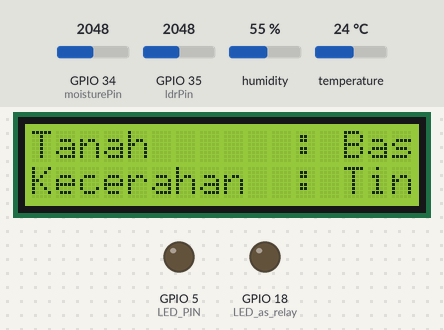
Simulated run of this sketch. Board: ESP32. On the bench: 16×2 character LCD, output pins drawn as LEDs (lit = HIGH). Inputs (shaded band) come from the test bench; at power-on: GPIO 35 (ldrPin) = 2048, GPIO 34 (moisturePin) = 2048, humidity 55 %, temperature 24 °C. WiFi joins after 1.5 s; servers stay silent unless stated; uploads are accepted with an empty reply; what the sketch prints to the serial monitor is not drawn.

Above: at 4.8 s.
4.9 s: GPIO 35 (ldrPin) set to 862
At 7.5 s:
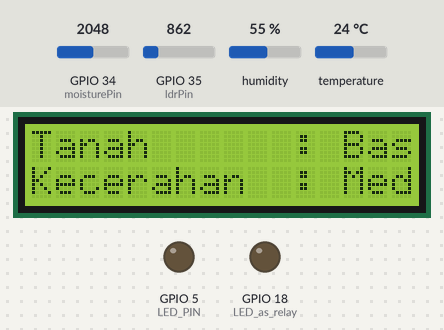
11.6 s: GPIO 35 (ldrPin) set to 751
At 14.6 s:
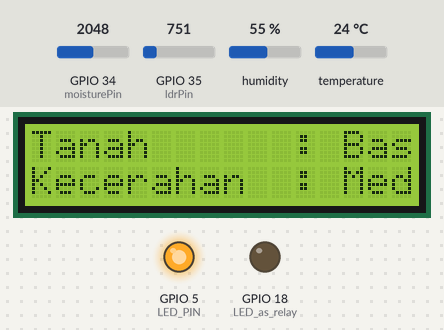
17.5 s: GPIO 34 (moisturePin) set to 371
At 19.7 s:
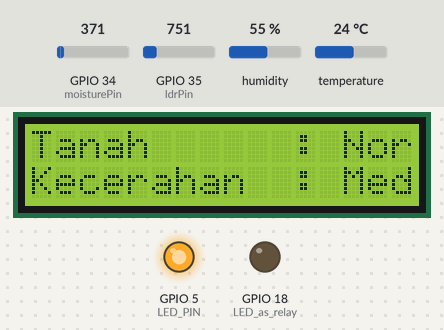
24.2 s: GPIO 34 (moisturePin) set to 315
At 26.8 s:
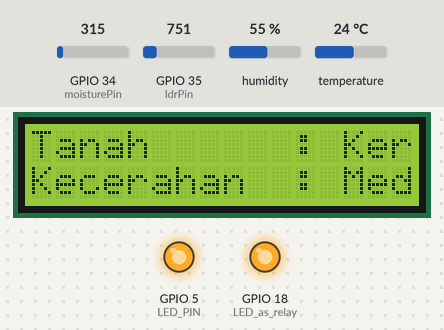
30.9 s: GPIO 35 (ldrPin) set to 1228
At 33.9 s:
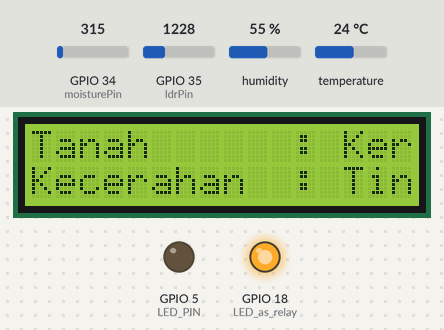
37.2 s: GPIO 35 (ldrPin) set to 122
At 39.1 s:
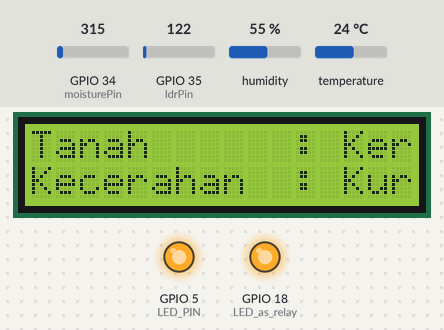
Timing chart, 0 to 40.6 s (numbered marks = the images above; inputs shaded):
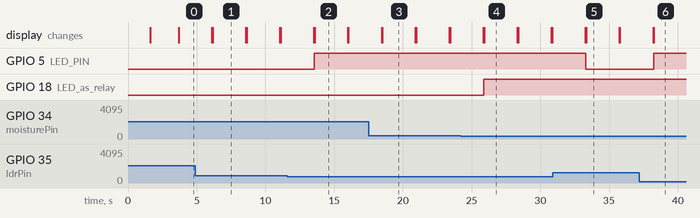

The sketch:

finpro_edspert.ino
```cpp
// Final Project EdSpert Bootcamp IoT
// Judul    : Smart IoT Farming Automation and Monitoring System
// Kelompok : 5

// Referensi kebutuhan cahaya tanaman :
// https://sustainablecampus.unimelb.edu.au/__data/assets/pdf_file/0005/2839190/Indoor-plant-workshop-Light-and-Moisture-Requirements.pdf

#include <Wire.h>
#include <LiquidCrystal_I2C.h>
#include "DHT.h"
#include "WiFi.h"
#include "HTTPClient.h"

#define LED_as_relay 18
#define ldrPin 35
#define DHT_PIN 13
#define DHTTYPE DHT11
#define LED_PIN 5
DHT dht(DHT_PIN, DHT11);
LiquidCrystal_I2C lcd(0x3F,16,2);

// Representasi sensor FC28 dengan menggunakan potentiometer
#define moisturePin 34
float soil_moisture;

unsigned long prevMillis = 0;
const long interval = 1000;
const float gama = 0.7;
const float rl10 = 50;

// Variabel untuk WIFi hotspot dan password
const char* ssid = "rendey";
const char* pass = "300402si";

// Variabel host/server yang menampung aplikasi web dan database
const char* host = "192.168.0.102";

void setup() {
  Serial.begin(115200);
  Serial.flush();
  pinMode(moisturePin, INPUT);
  pinMode(ldrPin, INPUT);
  pinMode(DHT_PIN, INPUT);
  pinMode(LED_PIN, OUTPUT);
  pinMode(LED_as_relay, OUTPUT);

  // Koneksi ke WiFi
  WiFi.begin(ssid, pass);
  Serial.println("Connecting...");
  while(WiFi.status() != WL_CONNECTED){
    Serial.print(".");
    delay(500);
  }
  // Jika berhasil terkoneksi
  Serial.println("Connected");

  Serial.println("Smart Farming System");
  dht.begin();
  lcd.init();
  lcd.backlight();
  lcd.setCursor(0,0);
  lcd.print("Final Project");
  lcd.setCursor(0,1);
  lcd.print("IoT Bootcamp Edspert");
  lcd.setCursor(0,2);
  lcd.print("Smart Farming and");
  lcd.setCursor(0,3);
  lcd.print("Monitoring System");
  delay(2000);
  lcd.clear();
}

void loop() {
  // RTC serial print untuk menampilkan waktu
    //DateTime now = rtc.now();
    //int tahun = now.year() % 100;
    //Serial.println("Tanggal             : " + String() + now.day() + "/" + now.month() + "/" + tahun);
    //Serial.println("Waktu               : " + String() + now.hour() + ":" + now.minute() + ":" + now.second());

  // Data sensor DHT22
    float hum = dht.readHumidity();
    float temp = dht.readTemperature();

  // Data sensor LDR
    int lux = analogRead(ldrPin);
    String luxmsg = lux < 500 ? "Kurang" : lux > 500 && lux < 1000? "Medium" : "Tinggi";

  // Data sensor Soil Moisture FC28
    soil_moisture = ( 100 - ( (analogRead(moisturePin) / 1023.00) * 100 ) );
    String msg = soil_moisture < 33.33 ? "Basah" : soil_moisture > 66.66 ? "Kering" : "Normal";

  // Relay untuk membuka jalur air ke tanaman berdasarkan kondisi kelembaban tanah
  if((soil_moisture > 66.66)){
    digitalWrite(LED_as_relay, HIGH);
  }
  else{
    digitalWrite(LED_as_relay, LOW);
  }

  // Output LCD untuk monitoring kondisi tumbuhan
    // Kondisi Tanah
    lcd.setCursor(0,0);
    lcd.print("Tanah      :");
    lcd.setCursor(13,0);
    lcd.print(msg);

    // Kondisi kecerahan dan terang nyala LED
    if (lux < 807){
      digitalWrite(LED_PIN, HIGH);
      lcd.setCursor(0,1);
      lcd.print("Kecerahan  : ");
      lcd.setCursor(13,1);
      lcd.print(luxmsg);
    }
    else if (lux > 808 && lux < 1614){
      digitalWrite(LED_PIN, LOW);
      lcd.setCursor(0,1);
      lcd.print("Kecerahan  : ");
      lcd.setCursor(13,1);
      lcd.print(luxmsg);
    }
    else{
      digitalWrite(LED_PIN, LOW);
      lcd.setCursor(0,1);
      lcd.print("Kecerahan  : ");
      lcd.setCursor(13,1);
      lcd.print(luxmsg);
    }

   unsigned long currentMillis = millis();
   if (currentMillis - prevMillis >= interval){
      Serial.println("Humidity            : " + String(hum) + " %");
      //Serial.println(hum);
      Serial.println("Temperature         : " + String(temp) + " C");
      //Serial.println(temp);
      Serial.println("Kecerahan           : " + String(lux));
      //Serial.println(lux);
      Serial.println("Soil Moisture Value : " + String(soil_moisture));
      //Serial.println(soil_moisture);
   }
    // Suhu
    //lcd.setCursor(0,2);
    //lcd.print("Suhu       :");
    //lcd.setCursor(13,2);
    //lcd.print(temp);
    //lcd.setCursor(19,2);
    //lcd.print("C");

    // Kelembaban
    //lcd.setCursor(0,3);
    //lcd.print("Kelembaban :");
    //lcd.setCursor(13,3);
    //lcd.print(hum);
    //lcd.setCursor(19,3);
    //lcd.print("%");

  Serial.println("--------------");

  // Kirim data ke server
  WiFiClient client;
  // Inisialisasi port web server 80 (XAMPP)
  const int httpPort = 80;
  if (!client.connect(host, httpPort)){
    Serial.println("Connection Failed");
    return;
  }
  // Kondisi terkoneksi: Kirim data sensor ke database/web
  String Link;
  HTTPClient http;
  Link = "http://" + String(host) + "/multisensor/kirimdata.php?suhu=" + String(temp) + "&kelembaban=" + String(hum) + "&ldr=" + String(lux) + "&tanah=" + String(soil_moisture);
  // Eksekusi alamat link
  http.begin(Link);
  http.GET();
  // Baca respons setelah berhasil kirim nilai sensor
  String respon = http.getString();
  Serial.println(respon);
  http.end();
  delay(2000);
  lcd.clear();
}
```

Measured:
- the behaviour switches between 807 and 806 on GPIO 35 (ldrPin) (found by bisection; images 1 and 2)
- the behaviour switches between 342 and 341 on GPIO 34 (moisturePin) (found by bisection; images 3 and 4)
- after the input at 4.9 s, the display: first differs from a run without the input after 1.3 s (image 1)
- after the input at 11.6 s, GPIO 5 (LED_PIN): LOW → HIGH after 1.9 s
- after the input at 17.5 s, the display: first differs from a run without the input after 1.0 s (image 3)
- after the input at 24.2 s, GPIO 18 (LED_as_relay): LOW → HIGH after 1.7 s; the display: first differs from a run without the input after 1.7 s (image 4)
- after the input at 30.9 s, GPIO 5 (LED_PIN): HIGH → LOW after 2.4 s; the display: first differs from a run without the input after 2.4 s (image 5)
- after the input at 37.2 s, GPIO 5 (LED_PIN): LOW → HIGH after 1.0 s; the display: first differs from a run without the input after 1.1 s (image 6)
